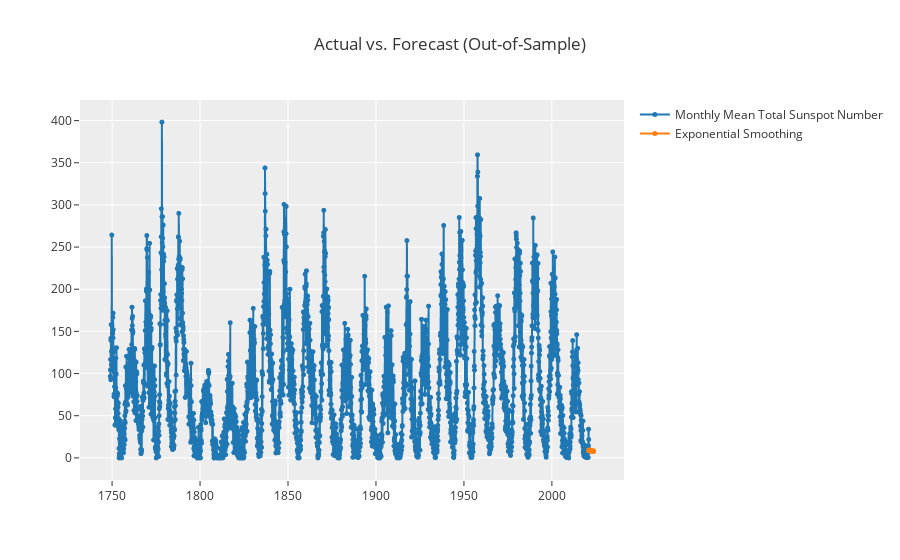

The notebook cell saved with this chart:
### Code cell
# plot forecast for 36 months in future
plot_model(best, plot = 'forecast', data_kwargs = {'fh' : 36})

### Figure 1 — Plotly figure (JSON) as saved in the notebook; plotly's stock layout.template omitted (floating-point values rounded to 4 significant figures; data arrays with more than 128 entries replaced by an {"elided": "..."} marker saying what was removed)
{"data": [{"line": {"color": "rgb(31, 119, 180)", "width": 2}, "marker": {"color": "rgb(31, 119, 180)", "size": 5}, "mode": "lines+markers", "name": "Monthly Mean Total Sunspot Number", "type": "scattergl", "x": {"elided": "3298 str values"}, "xaxis": "x", "y": {"elided": "3298 float values"}, "yaxis": "y"}, {"line": {"color": "rgb(255, 127, 14)", "width": 2}, "marker": {"color": "rgb(255, 127, 14)", "size": 5}, "mode": "lines+markers", "name": "Exponential Smoothing", "type": "scattergl", "x": {"elided": "3298 str values"}, "xaxis": "x", "y": {"elided": "3298 float values"}, "yaxis": "y"}], "layout": {"showlegend": true, "title": {"text": "Actual vs. Forecast (Out-of-Sample)"}, "xaxis": {"anchor": "y", "domain": [0, 1]}, "yaxis": {"anchor": "x", "domain": [0, 1]}}}
